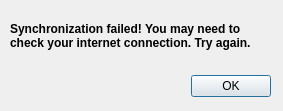
<?xml version="1.0" encoding="UTF-8"?>
<ui version="4.0">
 <class>Dialog</class>
 <widget class="QDialog" name="Dialog">
  <property name="geometry">
   <rect>
    <x>0</x>
    <y>0</y>
    <width>283</width>
    <height>111</height>
   </rect>
  </property>
  <property name="windowTitle">
   <string>Sync Failed</string>
  </property>
  <widget class="QDialogButtonBox" name="buttonBox">
   <property name="geometry">
    <rect>
     <x>10</x>
     <y>70</y>
     <width>261</width>
     <height>32</height>
    </rect>
   </property>
   <property name="font">
    <font>
     <kerning>true</kerning>
    </font>
   </property>
   <property name="orientation">
    <enum>Qt::Horizontal</enum>
   </property>
   <property name="standardButtons">
    <set>QDialogButtonBox::Ok</set>
   </property>
  </widget>
  <widget class="QLabel" name="label_2">
   <property name="geometry">
    <rect>
     <x>10</x>
     <y>10</y>
     <width>261</width>
     <height>51</height>
    </rect>
   </property>
   <property name="font">
    <font>
     <weight>75</weight>
     <bold>true</bold>
    </font>
   </property>
   <property name="text">
    <string>Synchronization failed! You may need to check your internet connection. Try again.</string>
   </property>
   <property name="wordWrap">
    <bool>true</bool>
   </property>
  </widget>
 </widget>
 <resources/>
 <connections>
  <connection>
   <sender>buttonBox</sender>
   <signal>accepted()</signal>
   <receiver>Dialog</receiver>
   <slot>accept()</slot>
   <hints>
    <hint type="sourcelabel">
     <x>248</x>
     <y>254</y>
    </hint>
    <hint type="destinationlabel">
     <x>157</x>
     <y>274</y>
    </hint>
   </hints>
  </connection>
  <connection>
   <sender>buttonBox</sender>
   <signal>rejected()</signal>
   <receiver>Dialog</receiver>
   <slot>reject()</slot>
   <hints>
    <hint type="sourcelabel">
     <x>316</x>
     <y>260</y>
    </hint>
    <hint type="destinationlabel">
     <x>286</x>
     <y>274</y>
    </hint>
   </hints>
  </connection>
 </connections>
</ui>
